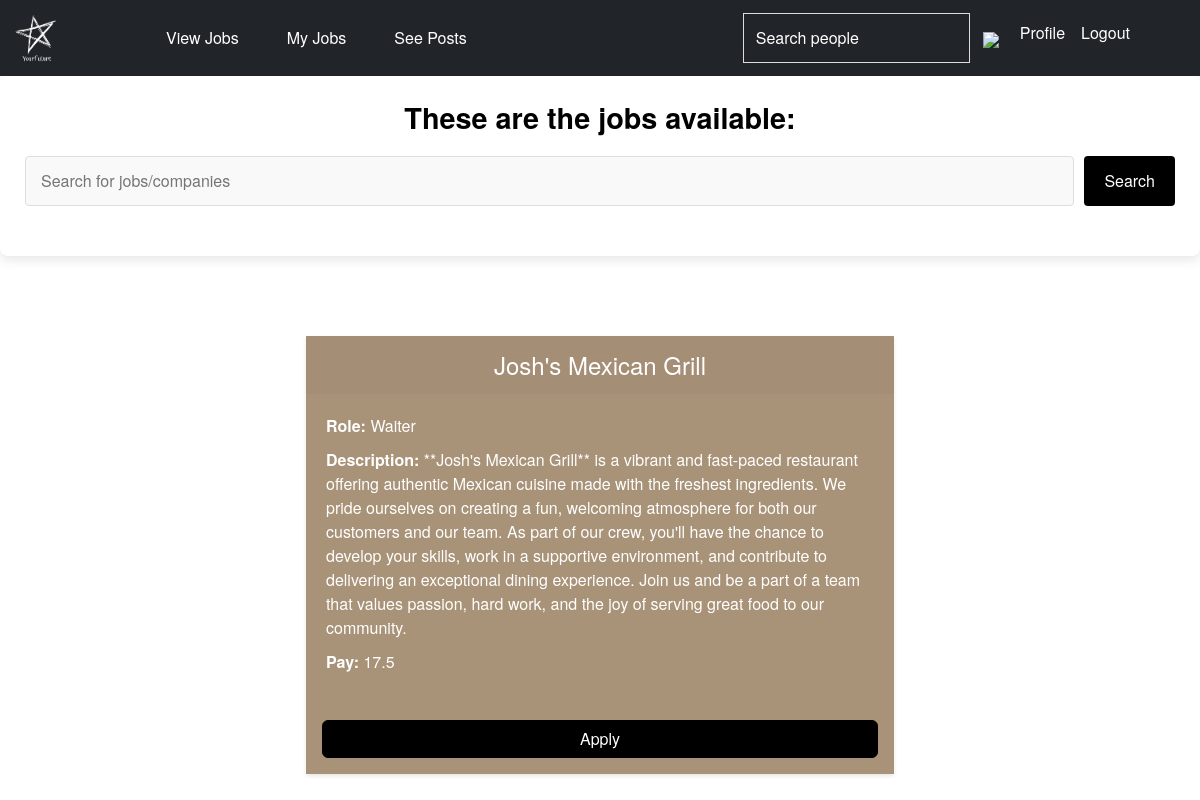
The app's page /viewjobs (signed in) with its own data.
### tables this page shows
CREATE TABLE "jobs" (
	"id"	INTEGER NOT NULL UNIQUE,
	"company"	TEXT NOT NULL,
	"company_role"	TEXT NOT NULL,
	"pay"	NUMERIC NOT NULL,
	"status"	TEXT,
	"added_by"	INTEGER NOT NULL,
	"Description"	TEXT NOT NULL,
	PRIMARY KEY("id" AUTOINCREMENT)
);

### blueprints/jobs.py (the view, shortened to what this page needs)
@login_required #decorater which requires user to be logged in to view
@jobs_bp.route('/viewjobs', methods = ["GET", "POST"])
def view_jobs():
    conn = get_db()
    cursor1 = conn.cursor()#cursor 1 interacts with the jobs table
    cursor2 = conn.cursor()#cursor 2 interacts with the intrested_jobs table
    interested_jobs_cursor = cursor2.execute("SELECT * FROM intrested_jobs WHERE user_id = ?", (session["user_id"], ))
    interested_jobs = []
    for interested_job in interested_jobs_cursor:
        interested_jobs.append(interested_job["job_id"])
    jobs = cursor1.execute("SELECT * FROM jobs WHERE status = ?",("approved",))
    portfolio = []
    for job in jobs:
        id = job["id"]
        check  = id in interested_jobs
        if not check:
            portfolio.append({"company":job["company"], "id":job["id"],"company_role":job["company_role"],"pay":job["pay"], "Description": job["Description"]})
    conn.close()
    return render_template('userview_jobs.html', portfolio=portfolio)

### db.py (called while the page is built)
def get_db():
    if not hasattr(g, 'sqlite_db'):
        g.sqlite_db = sqlite3.connect(Config.DATABASE, check_same_thread=False, timeout=10)
        g.sqlite_db.row_factory = sqlite3.Row
    return g.sqlite_db

### templates/userview_jobs.html (shortened to what this page needs)
{% extends "layout.html" %}
{% block main %}
<div class="custom-welcome">
    <h2>These are the jobs available:</h2>
    <div class="search-container">
        <form action="/search" method="GET">
            <input type="text" name="query" placeholder="Search for jobs/companies" required>
            <button type="submit">Search</button>
        </form>
    </div>
</div>
{% for job in portfolio %}
<div class="row justify-content-center">
    <div class="col-md-6 col-lg-6">
        <div class="card">
            <div class="card-header">
                <h2 class="text-center">{{ job.company }}</h2>
            </div>
            <div class="job">
                <p><strong>Role:</strong> {{ job.company_role }}</p>
                <p><strong>Description:</strong> {{ job.Description }}</p>
                <p><strong>Pay:</strong> {{ job.pay }}</p>
            </div>
            <button type="button" class="btn btn-primary m-3" data-bs-toggle="modal" data-bs-target="#addJobModal{{ job.id }}">
                Apply
            </button>
        </div>
    </div>
</div>
{% endfor %}
{% endblock %}

### static/style.css (style rules this page uses)
html, body { margin: 0; padding: 0; width: 100%; height: 100%; }
body { background-color: white; background-size: cover; background-position: center; background-repeat: no-repeat; background-attachment: fixed; font-family: 'Helvetica Neue', Arial, sans-serif; color:black; height: 100vh; }
.card { border: none; box-shadow: 0 4px 8px rgba(0, 0, 0, 0.1); margin-bottom: 25px; background-color: rgba(139, 110, 75, 0.75); color: white; border-radius: 0; overflow: hidden; transition: transform 0.2s, box-shadow 0.3s; }
.card-header { color: white; padding: 15px; border-bottom: none; }
.card-header h2 { margin: 0; font-size: 1.5rem; color: white; }
.job { padding: 20px; color: white; }
.job p { margin-bottom: 10px; font-size: 1rem; line-height: 1.5; }
.btn-primary { background-color: #000; border-color: #000; color: white; }
.card { box-shadow: 0 2px 4px rgba(0, 0, 0, 0.1); margin-top: 50px; justify-content: center; }
.custom-welcome { background-color: white; padding: 25px; border-radius: 8px; box-shadow: 0 4px 12px rgba(0, 0, 0, 0.1); margin-bottom: 30px; }
.custom-welcome h2 { text-align: center; color: #000; font-weight: 600; margin-bottom: 20px; font-size: 1.8rem; }

### templates/userview_jobs.html (style rules this page uses)
.search-container { margin-bottom: 25px; }
.search-container form { display: flex; gap: 10px; flex-wrap: wrap; }
.search-container input { flex: 1; padding: 12px 15px; border: 1px solid #ddd; border-radius: 4px; font-size: 16px; background-color: #f9f9f9; transition: border-color 0.3s; }
.search-container button { padding: 12px 20px; background-color: #000; color: white; border: none; border-radius: 4px; font-size: 16px; cursor: pointer; transition: background-color 0.3s, transform 0.2s; }
.card-header h2 { margin: 0; font-size: 1.5rem; color: white; }
.job { padding: 20px; color: white; }
.job p { margin-bottom: 10px; font-size: 1rem; line-height: 1.5; }
.btn-primary { background-color: #000; border-color: #000; color: white; font-weight: 500; transition: background-color 0.3s; }

### records on screen
jobs: company "Josh's Mexican Grill", company_role "Waiter", Description "**Josh's Mexican Grill** is a vibrant and fast-paced restaurant offering authentic Mexican cuisine made with the freshest ingredients. We pride ourselves on creating a fun, welcoming atmosphere for both our customers and our team. As part of our crew, you'll have the chance to develop your skills, work in a supportive environment, and contribute to delivering an exceptional dining experience. Join us and be a part of a team that values passion, hard work, and the joy of serving great food to our community.", pay "17.5"
